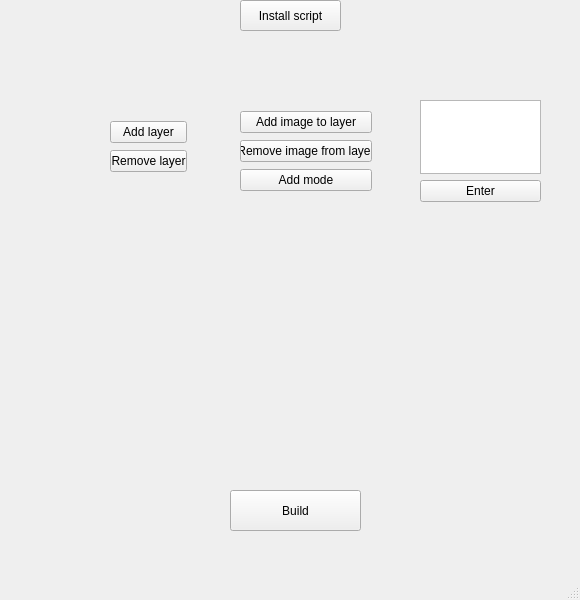
<?xml version="1.0" encoding="UTF-8"?>
<ui version="4.0">
 <class>MainWindow</class>
 <widget class="QMainWindow" name="MainWindow">
  <property name="geometry">
   <rect>
    <x>0</x>
    <y>0</y>
    <width>580</width>
    <height>600</height>
   </rect>
  </property>
  <property name="windowTitle">
   <string>MainWindow</string>
  </property>
  <widget class="QWidget" name="centralwidget">
   <widget class="QPushButton" name="build">
    <property name="geometry">
     <rect>
      <x>230</x>
      <y>490</y>
      <width>131</width>
      <height>41</height>
     </rect>
    </property>
    <property name="text">
     <string>Build</string>
    </property>
   </widget>
   <widget class="QPushButton" name="install">
    <property name="geometry">
     <rect>
      <x>240</x>
      <y>0</y>
      <width>101</width>
      <height>31</height>
     </rect>
    </property>
    <property name="text">
     <string>Install script</string>
    </property>
   </widget>
   <widget class="QLabel" name="text">
    <property name="geometry">
     <rect>
      <x>170</x>
      <y>220</y>
      <width>271</width>
      <height>231</height>
     </rect>
    </property>
    <property name="text">
     <string/>
    </property>
   </widget>
   <widget class="QWidget" name="layoutWidget">
    <property name="geometry">
     <rect>
      <x>240</x>
      <y>110</y>
      <width>132</width>
      <height>83</height>
     </rect>
    </property>
    <layout class="QVBoxLayout" name="verticalLayout">
     <item>
      <widget class="QPushButton" name="add_image">
       <property name="text">
        <string>Add image to layer</string>
       </property>
      </widget>
     </item>
     <item>
      <widget class="QPushButton" name="remove_image">
       <property name="text">
        <string>Remove image from layer</string>
       </property>
      </widget>
     </item>
     <item>
      <widget class="QPushButton" name="add_mode">
       <property name="text">
        <string>Add mode</string>
       </property>
      </widget>
     </item>
    </layout>
   </widget>
   <widget class="QWidget" name="layoutWidget">
    <property name="geometry">
     <rect>
      <x>110</x>
      <y>120</y>
      <width>77</width>
      <height>54</height>
     </rect>
    </property>
    <layout class="QVBoxLayout" name="verticalLayout_2">
     <item>
      <widget class="QPushButton" name="add_layer">
       <property name="text">
        <string>Add layer</string>
       </property>
      </widget>
     </item>
     <item>
      <widget class="QPushButton" name="remove_layer">
       <property name="text">
        <string>Remove layer</string>
       </property>
      </widget>
     </item>
    </layout>
   </widget>
   <widget class="QWidget" name="">
    <property name="geometry">
     <rect>
      <x>420</x>
      <y>100</y>
      <width>121</width>
      <height>102</height>
     </rect>
    </property>
    <layout class="QVBoxLayout" name="verticalLayout_3">
     <item>
      <widget class="QTextEdit" name="enter_text"/>
     </item>
     <item>
      <widget class="QPushButton" name="enter">
       <property name="text">
        <string>Enter</string>
       </property>
      </widget>
     </item>
    </layout>
   </widget>
  </widget>
  <widget class="QMenuBar" name="menubar">
   <property name="geometry">
    <rect>
     <x>0</x>
     <y>0</y>
     <width>580</width>
     <height>21</height>
    </rect>
   </property>
  </widget>
  <widget class="QStatusBar" name="statusbar"/>
 </widget>
 <resources/>
 <connections/>
</ui>
